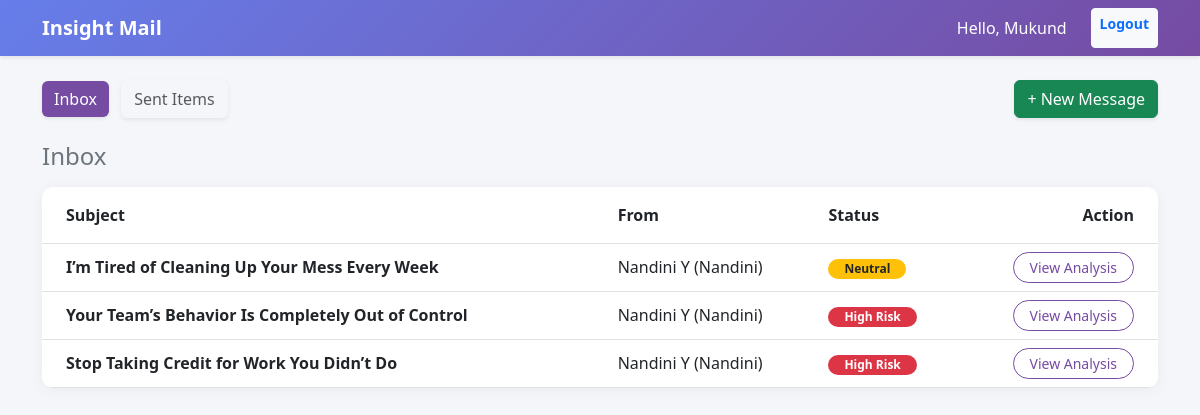
The page /inbox/ (signed in) on the database its author committed.
### analyzer/models.py (models this page shows, shortened)
class Email(models.Model):
    sender = models.ForeignKey(User, on_delete=models.CASCADE, related_name='sent_emails')
    recipient = models.ForeignKey(User, on_delete=models.CASCADE, related_name='received_emails')
    subject = models.CharField(max_length=255)
    body = models.TextField()
    received_at = models.DateTimeField(auto_now_add=True)
    is_analyzed = models.BooleanField(default=False)

### analyzer/views.py (the view)
# urls.py: path('inbox/', views.dashboard, name='dashboard'),
@login_required
def dashboard(request):
    emails = Email.objects.filter(recipient=request.user).order_by('-received_at')
    total_emails = emails.count()
    high_risk_count = AnalysisResult.objects.filter(email__recipient=request.user, risk_score__gt=50).count()
    context = {
        'emails': emails,
        'box_type': 'Inbox',
        'total_emails': total_emails,
        'high_risk_count': high_risk_count
    }
    return render(request, 'dashboard.html', context)

### templates/dashboard.html (shortened to what this page needs)
<!DOCTYPE html>
<html>
<head>
    <link href="https://cdn.jsdelivr.net/npm/bootstrap@5.3.0/dist/css/bootstrap.min.css" rel="stylesheet">
</head>
<body>
<nav class="navbar navbar-expand-lg navbar-dark navbar-custom mb-4 shadow-sm">
  <div class="container">
    <a class="navbar-brand fw-bold" href="#">Insight Mail</a>
    <div class="navbar-nav ms-auto">
        <span class="nav-item nav-link text-white me-3">Hello, {{ request.user.first_name|default:request.user.username }}</span>
        <a class="btn btn-light btn-sm text-primary fw-bold" href="{% url 'logout' %}">Logout</a>
    </div>
  </div>
</nav>
<div class="container">
    <div class="d-flex justify-content-between align-items-center mb-4">
        <div>
            <a href="{% url 'dashboard' %}" class="btn {% if box_type == 'Inbox' %}btn-primary-custom{% else %}btn-white text-muted{% endif %} shadow-sm me-2">Inbox</a>
            <a href="{% url 'sent_box' %}" class="btn {% if box_type == 'Sent' %}btn-primary-custom{% else %}btn-white text-muted{% endif %} shadow-sm">Sent Items</a>
        </div>
        <a href="{% url 'compose_email' %}" class="btn btn-success shadow-sm">+ New Message</a>
    </div>
    <h4 class="text-secondary mb-3">{{ box_type }}</h4>
    <div class="card overflow-hidden">
        <table class="table table-hover mb-0">
            <thead class="bg-light">
                <tr>
                    <th class="py-3 ps-4">Subject</th>
                    <th class="py-3">{% if box_type == 'Inbox' %}From{% else %}To{% endif %}</th>
                    <th class="py-3">Status</th>
                    <th class="py-3 text-end pe-4">Action</th>
                </tr>
            </thead>
            <tbody>
                {% for email in emails %}
                <tr class="align-middle">
                    <td class="ps-4">
                        <a href="{% url 'email_detail' email.id %}" class="text-decoration-none text-dark fw-bold">
                            {{ email.subject }}
                        </a>
                    </td>
                    <td>
                        {% if box_type == 'Inbox' %}
                            {{ email.sender.first_name }} {{ email.sender.last_name }} ({{ email.sender.username }})
                        {% else %}
                            {{ email.recipient.first_name }} {{ email.recipient.last_name }} ({{ email.recipient.username }})
                        {% endif %}
                    </td>
                    <td>
                        {% if email.is_analyzed %}
                            {% if email.analysis.risk_score > 70 %}
                                <span class="badge bg-danger rounded-pill px-3">High Risk</span>
                            {% elif email.analysis.risk_score > 50 %}
                                <span class="badge bg-warning text-dark rounded-pill px-3">Neutral</span>
                            {% else %}
                                <span class="badge bg-success rounded-pill px-3">Safe</span>
                            {% endif %}
                        {% else %}
                            <span class="badge bg-secondary rounded-pill px-3">Pending</span>
                        {% endif %}
                    </td>
                    <td class="text-end pe-4">
                        <a href="{% url 'email_detail' email.id %}" class="btn btn-sm btn-outline-custom rounded-pill px-3">View Analysis</a>
                    </td>
                </tr>
                {% empty %}
                <tr><td colspan="4" class="text-center py-5 text-muted">No emails found in this mailbox.</td></tr>
                {% endfor %}
            </tbody>
        </table>
    </div>
</div>
</body>
</html>

### templates/dashboard.html (style rules this page uses)
body { background-color: #f4f6f9; }
.navbar-custom { background: linear-gradient(135deg, #667eea 0%, #764ba2 100%); }
.btn-primary-custom { background-color: #764ba2; color: white; border: none; }
.btn-outline-custom { color: #764ba2; border-color: #764ba2; }
.card { border: none; border-radius: 12px; box-shadow: 0 2px 15px rgba(0,0,0,0.05); }

### rows shown on the page
Email: subject "I’m Tired of Cleaning Up Your Mess Every Week", sender.first_name "Nandini", sender.last_name "Y", sender.username "Nandini", is_analyzed "Neutral"
Email: subject "Your Team’s Behavior Is Completely Out of Control", sender.first_name "Nandini", sender.last_name "Y", sender.username "Nandini", is_analyzed "High Risk"
Email: subject "Stop Taking Credit for Work You Didn’t Do", sender.first_name "Nandini", sender.last_name "Y", sender.username "Nandini", is_analyzed "High Risk"

### other values the page prints
{{ request.user.first_name|default:request.user.username }} "Mukund"
{{ box_type }} "Inbox"
